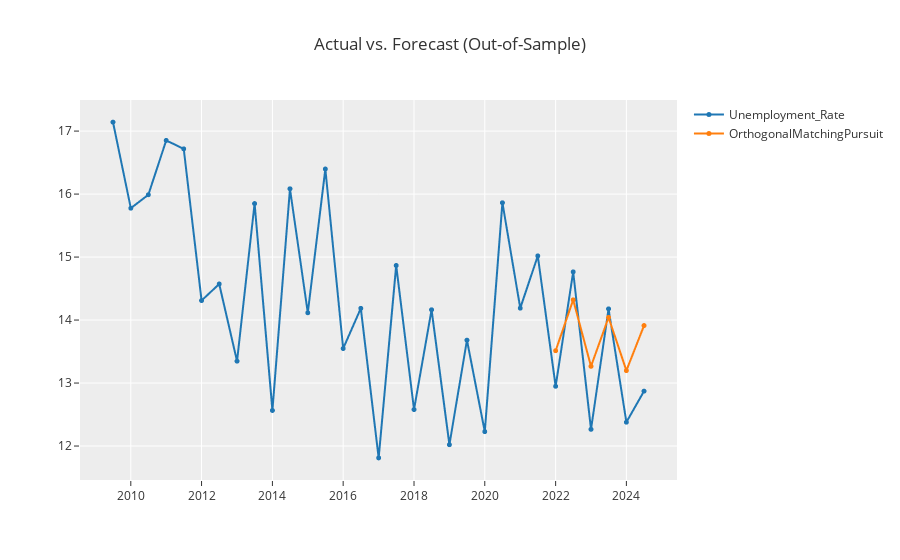

Source (notebook cell):
### Code cell
exp.plot_model(estimator=tuned_omp_cds_dt)
